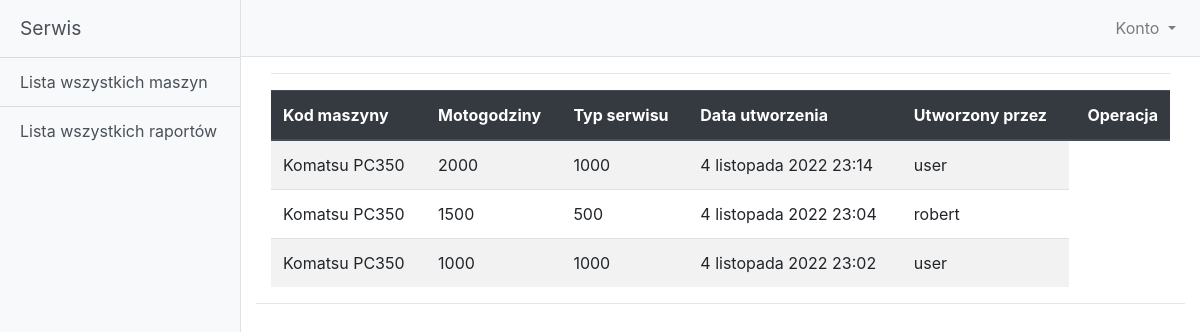
Screenshot of /machine/2/book (signed in) with the database file from the repository.
### machine/models.py (models this page shows, shortened)
class Report(models.Model):
    SERVICE_TYPE = (
        ('250', '250mth'),
        ('500', '500mth'),
        ('1000', '1000mth'),
    )
    machine = models.ForeignKey(Machine, on_delete=models.CASCADE, verbose_name="Kod maszyny", related_name="mach")
    mth = models.IntegerField(verbose_name="Motogodziny", null=False)
    service_type = models.CharField(max_length=4, choices=SERVICE_TYPE, verbose_name="Typ serwisu")
    date_created = models.DateTimeField(
        default=timezone.now, verbose_name="Data utworzenia")
    owner = models.ForeignKey(User, on_delete=models.CASCADE)

class Machine(models.Model):
    category = models.ForeignKey(Category, on_delete=models.CASCADE, verbose_name="Kategoria")
    name = models.CharField(max_length=100, verbose_name="Nazwa maszyny", null=False)
    code = models.CharField(max_length=50, verbose_name="Kod maszyny", null=False)
    mth = models.IntegerField(verbose_name="Motogodziny", null=False)
    created_date = models.DateTimeField(
        default=timezone.now, verbose_name="Data utworzenia")
    def __str__(self):
        return self.name

### machine/views.py (the view)
# urls.py: path('<int:machine_id>/book', views.report_detail, name='machine-reports')
@login_required
def report_detail(request, machine_id):
    machine = Machine.objects.get(id=machine_id)
    reports = machine.mach.order_by('-date_created')
    return render(request, 'machine_reports.html', {'machine': machine, 'reports': reports})

### machine/templates/machine_reports.html (shortened to what this page needs)
{% extends 'base.html' %}
{% block content %}
        <div class="container-fluid" align="center">
            <hr>
              <table class="table table-striped">
                  <thead class="thead-dark">
                    <tr>
                      <th scope="col">Kod maszyny</th>
                      <th scope="col">Motogodziny</th>
                      <th scope="col">Typ serwisu</th>
                      <th scope="col">Data utworzenia</th>
                      <th scope="col">Utworzony przez</th>
                      <th class="text-right" scope="col">Operacja</th>
                    </tr>
                  </thead>
                  <tbody>
                    {% for report in reports %}
                    <tr>
                      <td>{{ report.machine }}</td>
                      <td>{{ report.mth }}</td>
                      <td>{{ report.service_type }}</td>
                      <td>{{ report.date_created }}</td>
                      <td>{{ report.owner }}</td>
                    </tr>
                    {% endfor %}
                  </tbody>
              </table>
        </div>
        <hr>
{% endblock %}

### mysite/static/css/simple-sidebar.css (style rules this page uses)
body { overflow-x: hidden; }

### rows the page displays
Report: machine "Komatsu PC350", mth "2000", service_type "1000", date_created "4 listopada 2022 23:14", owner "user"
Report: machine "Komatsu PC350", mth "1500", service_type "500", date_created "4 listopada 2022 23:04", owner "robert"
Report: machine "Komatsu PC350", mth "1000", service_type "1000", date_created "4 listopada 2022 23:02", owner "user"
